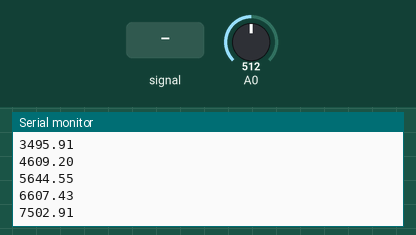
Simulated run of this sketch. Board: Arduino Zero (SAMD21). Shown: the last lines printed to the serial monitor. The inputs (shaded band) are chosen by the test bench; at power-on: A0 = 512 (analog values on the 0–1023 scale).

Above: at 1.2 s.
1.3 s: A0 fed a 200 Hz sine of ±81 counts around its level
At 1.35 s:
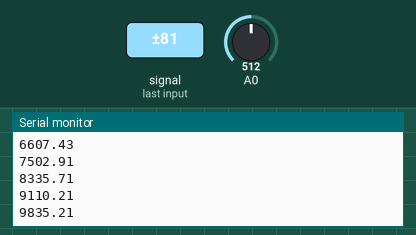
2.8 s: A0 set to 716
At 2.81 s:
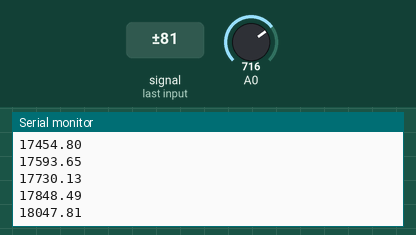
4.3 s: A0 fed a 1000 Hz sine of ±255 counts around its level
5.8 s: A0 set to 900
At 5.84 s:
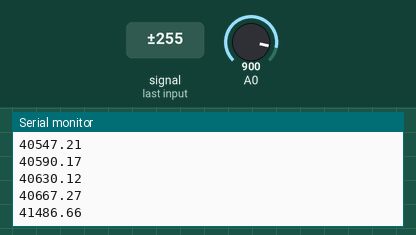
Timing chart, 0 to 8.3 s (numbered marks = the images above; inputs shaded):
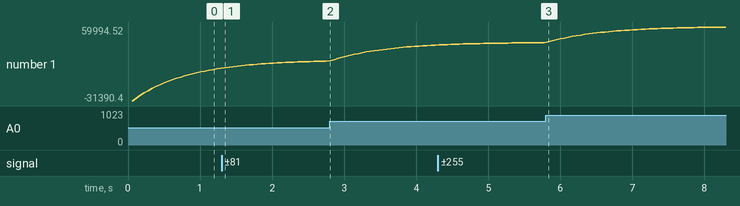

The sketch:

loadCellReader.ino
```cpp
void setup() {
  // put your setup code here, to run once:
  Serial.begin(9600);
  pinMode(A0, INPUT);
  pinMode(A1, INPUT);
  analogReadResolution(16);
}
float val1;
float val2;
float avg = 0 ;
float cons = 21128;
float mult = 100.0/60.0;
float saved_val = 0;
#define n 500.0

void loop() {
  val1 =0;

  for (int i = 0; i<n; i++){
    val1 = val1 + analogRead(A0);
  }
  val1 = val1/n;
  avg = avg*0.93 +  val1*0.07;
  Serial.println((avg-cons)*mult);
}
```

Measured:
- after the input at 1.3 s, the serial monitor: prints a new line after 0.05 s (image 1)
- after the input at 2.8 s, the serial monitor: prints a new line at once (image 2)
- plotted number 1: 9110.21 → 17848.49 after the input at 1.3 s, 17848.49 → 37657.34 after the input at 2.8 s
